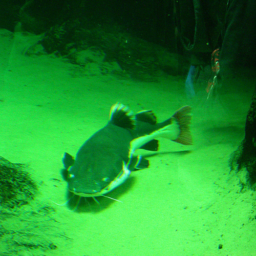
#> input picture Comprision/FUnIE-GAN/Code_FUnIE-GAN/Evaluation/New4_4_C1-U45/14.png, 256 x 256 px; its folder holds only this picture in this run
$ python measure_uiqm_20241023174254.py
#> lines starting #> are read from the running program, lines starting #| are printed output that depends on the picture; long printed decimals are rounded
### Comprision/FUnIE-GAN/Code_FUnIE-GAN/Evaluation/uqim_utils.py
"""
# > Modules for computing the Underwater Image Quality Measure (UIQM)
# Maintainer: Jahid (email: islam034@umn.edu)
"""
from scipy import ndimage
from PIL import Image
import numpy as np
import math

def mu_a(x, alpha_L=0.1, alpha_R=0.1):
    """
      Calculates the asymetric alpha-trimmed mean
    """
    # sort pixels by intensity - for clipping
    x = sorted(x)
    # get number of pixels
    K = len(x)
    # calculate T alpha L and T alpha R
    T_a_L = math.ceil(alpha_L*K)
    T_a_R = math.floor(alpha_R*K)
    # calculate mu_alpha weight
    weight = (1/(K-T_a_L-T_a_R))
    # loop through flattened image starting at T_a_L+1 and ending at K-T_a_R
    s   = int(T_a_L+1)
    e   = int(K-T_a_R)
    val = sum(x[s:e])
    val = weight*val
    return val

def s_a(x, mu):
    val = 0
    for pixel in x:
        val += math.pow((pixel-mu), 2)
    return val/len(x)

def _uicm(x):
    R = x[:,:,0].flatten()
    G = x[:,:,1].flatten()
    B = x[:,:,2].flatten()
    RG = R-G
    YB = ((R+G)/2)-B
    mu_a_RG = mu_a(RG)
    mu_a_YB = mu_a(YB)
    s_a_RG = s_a(RG, mu_a_RG)
    s_a_YB = s_a(YB, mu_a_YB)
    l = math.sqrt( (math.pow(mu_a_RG,2)+math.pow(mu_a_YB,2)) )
    r = math.sqrt(s_a_RG+s_a_YB)
    return (-0.0268*l)+(0.1586*r)

def sobel(x):
    dx = ndimage.sobel(x,0)
    dy = ndimage.sobel(x,1)
    mag = np.hypot(dx, dy)
    mag *= 255.0 / np.max(mag)
    return mag

def eme(x, window_size):
    """
      Enhancement measure estimation
      x.shape[0] = height
      x.shape[1] = width
    """
    # if 4 blocks, then 2x2...etc.
    k1 = x.shape[1]/window_size
    k2 = x.shape[0]/window_size
    # weight
    w = 2./(k1*k2)
    blocksize_x = window_size
    blocksize_y = window_size
    # make sure image is divisible by window_size - doesn't matter if we cut out some pixels
    x = x[:int(blocksize_y*k2), :int(blocksize_x*k1)]
    val = 0
    for l in range(int(k1)):
        for k in range(int(k2)):
            block = x[k*window_size:window_size*(k+1), l*window_size:window_size*(l+1)]
            max_ = np.max(block)
            min_ = np.min(block)
            # bound checks, can't do log(0)
            if min_ == 0.0: val += 0
            elif max_ == 0.0: val += 0
            else: val += math.log(max_/min_)
    return w*val

def _uism(x):
    """
      Underwater Image Sharpness Measure
    """
    # get image channels
    R = x[:,:,0]
    G = x[:,:,1]
    B = x[:,:,2]
    # first apply Sobel edge detector to each RGB component
    Rs = sobel(R)
    Gs = sobel(G)
    Bs = sobel(B)
    # multiply the edges detected for each channel by the channel itself
    R_edge_map = np.multiply(Rs, R)
    G_edge_map = np.multiply(Gs, G)
    B_edge_map = np.multiply(Bs, B)
    # get eme for each channel
    r_eme = eme(R_edge_map, 10)
    g_eme = eme(G_edge_map, 10)
    b_eme = eme(B_edge_map, 10)
    # coefficients
    lambda_r = 0.299
    lambda_g = 0.587
    lambda_b = 0.144
    return (lambda_r*r_eme) + (lambda_g*g_eme) + (lambda_b*b_eme)

def plip_g(x,mu=1026.0):
    return mu-x

# [9 lines left out: functions plip_theta, plip_cross, not called in this run]

def plip_diag(c, g, gamma):
    g = plip_g(g)
    return gamma - (gamma * math.pow((1 - (g/gamma) ), c) )

def plip_multiplication(g1, g2):
    return plip_phiInverse(plip_phi(g1) * plip_phi(g2))
    #return plip_phiInverse(plip_phi(plip_g(g1)) * plip_phi(plip_g(g2)))

# [9 lines left out: functions plip_phiInverse, plip_phi, not called in this run]

def _uiconm(x, window_size):
    """
      Underwater image contrast measure
      https://github.com/tkrahn108/UIQM/blob/master/src/uiconm.cpp
      https://ieeexplore.ieee.org/abstract/document/5609219
    """
    plip_lambda = 1026.0
    plip_gamma  = 1026.0
    plip_beta   = 1.0
    plip_mu     = 1026.0
    plip_k      = 1026.0
    # if 4 blocks, then 2x2...etc.
    k1 = x.shape[1]/window_size
    k2 = x.shape[0]/window_size
    # weight
    w = -1./(k1*k2)
    blocksize_x = window_size
    blocksize_y = window_size
    # make sure image is divisible by window_size - doesn't matter if we cut out some pixels
    x = x[:int(blocksize_y*k2), :int(blocksize_x*k1)]
    # entropy scale - higher helps with randomness
    alpha = 1
    val = 0
    for l in range(int(k1)):
        for k in range(int(k2)):
            block = x[k*window_size:window_size*(k+1), l*window_size:window_size*(l+1), :]
            max_ = np.max(block)
            min_ = np.min(block)
            top = max_-min_
            bot = max_+min_
            if math.isnan(top) or math.isnan(bot) or bot == 0.0 or top == 0.0: val += 0.0
            else: val += alpha*math.pow((top/bot),alpha) * math.log(top/bot)
            #try: val += plip_multiplication((top/bot),math.log(top/bot))
    return w*val

def getUIQM(x):
    """
      Function to return UIQM to be called from other programs
      x: image
    """
    x = x.astype(np.float32)
    ### UCIQE: https://ieeexplore.ieee.org/abstract/document/7300447
    #c1 = 0.4680; c2 = 0.2745; c3 = 0.2576
    ### UIQM https://ieeexplore.ieee.org/abstract/document/7305804
    c1 = 0.0282; c2 = 0.2953; c3 = 3.5753
    uicm   = _uicm(x)
    uism   = _uism(x)
    uiconm = _uiconm(x, 10)
    uiqm = (c1*uicm) + (c2*uism) + (c3*uiconm)
    return uiqm

### Comprision/FUnIE-GAN/Code_FUnIE-GAN/Evaluation/.history/measure_uiqm_20241023174254.py
"""
# > Script for measuring quantitative performances in terms of
#    - Structural Similarity Metric (SSIM)
#    - Peak Signal to Noise Ratio (PSNR)
# > Maintainer: https://github.com/xahidbuffon
"""
## python libs
import numpy as np
from PIL import Image, ImageOps
from glob import glob
from os.path import join
from ntpath import basename
## local libs
from uqim_utils import getUIQM


def measure_UIQMs(dir_name, im_res=(256, 256)):
    paths = sorted(glob(join(dir_name, "*.*")))
    uqims = []
    for img_path in paths:
        im = Image.open(img_path).resize(im_res)
        uiqm = getUIQM(np.array(im))
        uqims.append(uiqm)
    return np.array(uqims)

"""
Get datasets from
 - http://irvlab.cs.umn.edu/resources/euvp-dataset
 - http://irvlab.cs.umn.edu/resources/ufo-120-dataset
"""
#inp_dir = "/home/xahid/datasets/released/EUVP/test_samples/Inp/"
inp_dir = "./New4_4_C1-U45"
## UIQMs of the distorted input images
inp_uqims = measure_UIQMs(inp_dir)
#> in measure_UIQMs, im is the input picture: PIL image 256x256 RGB; mean R, G, B 34.5, 148.6, 47.8
#> in mu_a, `x = sorted(x)`: x = 65536 items
#> in mu_a, `K = len(x)`: K = 65536
#> in mu_a, `T_a_L = math.ceil(alpha_L*K)`: T_a_L = 6554
#> in mu_a, `T_a_R = math.floor(alpha_R*K)`: T_a_R = 6553
#> in mu_a, `weight = (1/(K-T_a_L-T_a_R))`: weight = 1.91e-05
#> in mu_a, `s   = int(T_a_L+1)`: s = 6555
#> in mu_a, `e   = int(K-T_a_R)`: e = 58983
#> in mu_a, `val = sum(x[s:e])`: val = -6165195
#> in mu_a, `val = weight*val`: val = -117.6
#> in _uicm, `mu_a_YB = mu_a(YB)`: mu_a_YB = 43.96
#> the loop in s_a, `for pixel in x:` made 65536 passes
#> (pixel, val) on passes 1 to 3: (-30, 7672.2), (-32, 14998.1), (-31, 22496.2)
#> after the loop in s_a, `for pixel in x:`: val = 184440617.2
#> in _uicm, `s_a_RG = s_a(RG, mu_a_RG)`: s_a_RG = 2814.3
#> the loop in s_a (call 2), `for pixel in x:` made 65536 passes
#> (pixel, val) on passes 1 to 3: (6, 1441.3), (10, 2594.8), (15.5, 3405)
#> in _uicm, `s_a_YB = s_a(YB, mu_a_YB)`: s_a_YB = 705.9
#> in _uicm, `l = math.sqrt( (math.pow(mu_a_RG,2)+math.pow(mu_a_YB,2)) )`: l = 125.5
#> in _uicm, `r = math.sqrt(s_a_RG+s_a_YB)`: r = 59.33
#> in getUIQM, `uicm   = _uicm(x)`: uicm = 6.05
#> in _uism, `R = x[:,:,0]`:
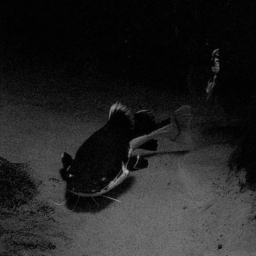
#> R: shape (256, 256) float32; min 0, max 182, mean 34.5
#> in _uism, `G = x[:,:,1]`:
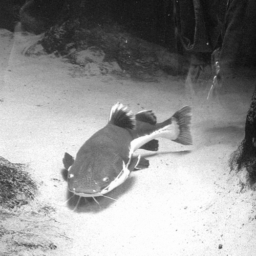
#> G: shape (256, 256) float32; min 12, max 255, mean 148.6
#> in _uism, `B = x[:,:,2]`:
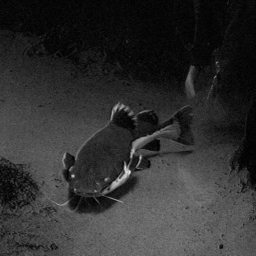
#> B: shape (256, 256) float32; min 0, max 228, mean 47.8
#> in sobel (call 3), `dx = ndimage.sobel(x,0)`:
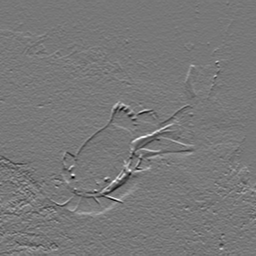
#> dx: shape (256, 256) float32; min -455, max 512, mean 2.5; drawn with min black and max white
#> in sobel (call 3), `dy = ndimage.sobel(x,1)`:
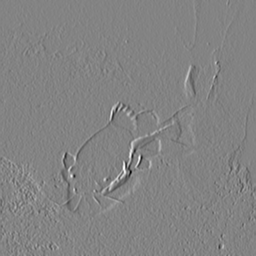
#> dy: shape (256, 256) float32; min -674, max 632, mean -0.7; drawn with min black and max white
#> in _uism, `G_edge_map = np.multiply(Gs, G)`:
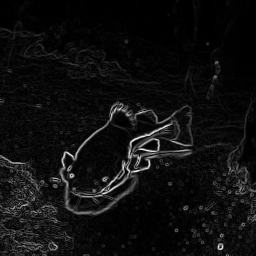
#> G_edge_map: shape (256, 256) float32; min 0, max 46926.7, mean 2820.5; drawn with min black and max white
#> in _uism, `B_edge_map = np.multiply(Bs, B)`:
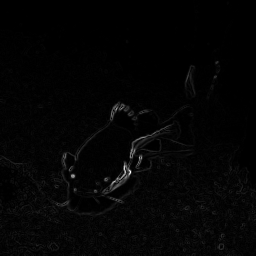
#> B_edge_map: shape (256, 256) float32; min 0, max 42840, mean 784.4; drawn with min black and max white
#> after the loop in eme, `for l in range(int(k1)):`: val = 1775.9
#> in _uism, `r_eme = eme(R_edge_map, 10)`: r_eme = 5.42
#> in _uism, `g_eme = eme(G_edge_map, 10)`: g_eme = 6.25
#> in _uism, `b_eme = eme(B_edge_map, 10)`: b_eme = 6.85
#> in getUIQM, `uism   = _uism(x)`: uism = 6.27
#> after the loop in _uiconm, `for l in range(int(k1)):`: val = -66.99
#> in getUIQM, `uiconm = _uiconm(x, 10)`: uiconm = 0.102
#> in getUIQM, `uiqm = (c1*uicm) + (c2*uism) + (c3*uiconm)`: uiqm = 2.39
#> inp_uqims = [2.39]
print ("Input UIQMs >> Mean: {0} std: {1}".format(np.mean(inp_uqims), np.std(inp_uqims)))
#| Input UIQMs >> Mean: 2.389 std: 0.0

## UIQMs of the enhanceded output images
#gen_dir = "eval_data/euvp_test/funie-gan/"
gen_dir = "./WaterNet-ReTrain-U45"
gen_uqims = measure_UIQMs(gen_dir)
print ("Enhanced UIQMs >> Mean: {0} std: {1}".format(np.mean(gen_uqims), np.std(gen_uqims)))

$ run again, on Comprision/FUnIE-GAN/Code_FUnIE-GAN/Evaluation/New4_4_C1-U45/42.png
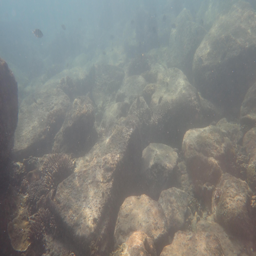
#> input picture Comprision/FUnIE-GAN/Code_FUnIE-GAN/Evaluation/New4_4_C1-U45/42.png, 256 x 256 px
#> in measure_UIQMs, im is the input picture: PIL image 256x256 RGB; mean R, G, B 128.6, 129.8, 126.4
#> in mu_a, `x = sorted(x)`: x = 65536 items
#> K = 65536
#> T_a_L = 6554
#> T_a_R = 6553
#> weight = 1.91e-05
#> s = 6555
#> e = 58983
#> in mu_a, `val = sum(x[s:e])`: val = -43227
#> in mu_a, `val = weight*val`: val = -0.824
#> mu_a_YB = 2.54
#> the loop in s_a, `for pixel in x:` made 65536 passes
#> (pixel, val) on passes 1 to 3: (-22, 448.4), (-25, 1032.9), (-28, 1771.4)
#> after the loop in s_a, `for pixel in x:`: val = 9155082.5
#> s_a_RG = 139.7
#> the loop in s_a (call 2), `for pixel in x:` made 65536 passes
#> (pixel, val) on passes 1 to 3: (-24, 704.3), (-24.5, 1435.5), (-25, 2193.9)
#> s_a_YB = 178.7
#> l = 2.67
#> r = 17.84
#> uicm = 2.76
#> in sobel (call 3), `dy = ndimage.sobel(x,1)`:
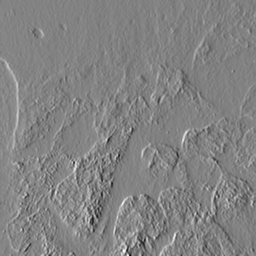
#> dy: shape (256, 256) float32; min -173, max 165, mean 0.3; drawn with min black and max white
#> in _uism, `B_edge_map = np.multiply(Bs, B)`:
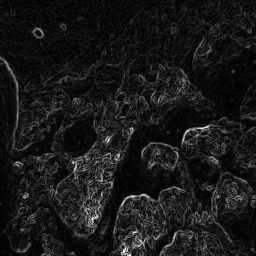
#> B_edge_map: shape (256, 256) float32; min 0, max 34170, mean 3341.4; drawn with min black and max white
#> after the loop in eme, `for l in range(int(k1)):`: val = 1730.1
#> r_eme = 5.28
#> g_eme = 4.99
#> b_eme = 4.38
#> uism = 5.14
#> after the loop in _uiconm, `for l in range(int(k1)):`: val = -173.5
#> uiconm = 0.265
#> in getUIQM, `uiqm = (c1*uicm) + (c2*uism) + (c3*uiconm)`: uiqm = 2.54
#> inp_uqims = [2.54]
#| Input UIQMs >> Mean: 2.541 std: 0.0

$ run again, on Comprision/FUnIE-GAN/Code_FUnIE-GAN/Evaluation/New4_4_C1-U45/43.png
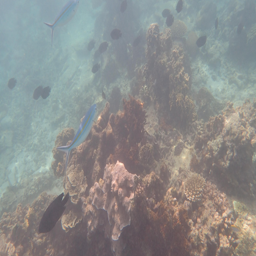
#> input picture Comprision/FUnIE-GAN/Code_FUnIE-GAN/Evaluation/New4_4_C1-U45/43.png, 256 x 256 px
#> in measure_UIQMs, im is the input picture: PIL image 256x256 RGB; mean R, G, B 139.8, 141.1, 140.1
#> in mu_a, `x = sorted(x)`: x = 65536 items
#> K = 65536
#> T_a_L = 6554
#> T_a_R = 6553
#> weight = 1.91e-05
#> s = 6555
#> e = 58983
#> in mu_a, `val = sum(x[s:e])`: val = -84203
#> in mu_a, `val = weight*val`: val = -1.61
#> mu_a_YB = -0.697
#> the loop in s_a, `for pixel in x:` made 65536 passes
#> (pixel, val) on passes 1 to 3: (-20, 338.3), (-20, 676.7), (-19, 979.2)
#> after the loop in s_a, `for pixel in x:`: val = 18761801.4
#> s_a_RG = 286.3
#> the loop in s_a (call 2), `for pixel in x:` made 65536 passes
#> (pixel, val) on passes 1 to 3: (-21, 412.2), (-21, 824.4), (-19.5, 1177.9)
#> s_a_YB = 202.3
#> l = 1.75
#> r = 22.1
#> uicm = 3.46
#> in sobel (call 3), `dy = ndimage.sobel(x,1)`:
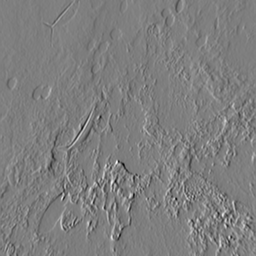
#> dy: shape (256, 256) float32; min -295, max 297, mean -0.7; drawn with min black and max white
#> in _uism, `G_edge_map = np.multiply(Gs, G)`:
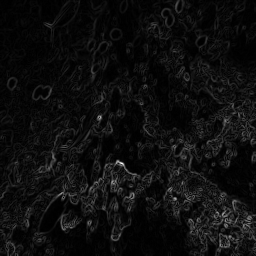
#> G_edge_map: shape (256, 256) float32; min 0, max 50413.6, mean 2847.8; drawn with min black and max white
#> after the loop in eme, `for l in range(int(k1)):`: val = 2018.8
#> r_eme = 6.16
#> g_eme = 5.84
#> b_eme = 5.04
#> uism = 6
#> after the loop in _uiconm, `for l in range(int(k1)):`: val = -187.2
#> uiconm = 0.286
#> in getUIQM, `uiqm = (c1*uicm) + (c2*uism) + (c3*uiconm)`: uiqm = 2.89
#> inp_uqims = [2.89]
#| Input UIQMs >> Mean: 2.890 std: 0.0

$ run again, on Comprision/FUnIE-GAN/Code_FUnIE-GAN/Evaluation/New4_4_C1-U45/6.png
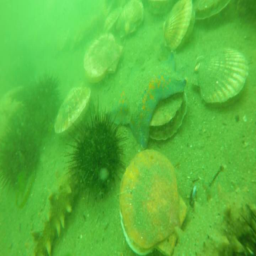
#> input picture Comprision/FUnIE-GAN/Code_FUnIE-GAN/Evaluation/New4_4_C1-U45/6.png, 256 x 256 px
#> in measure_UIQMs, im is the input picture: PIL image 256x256 RGB; mean R, G, B 89.4, 184.4, 60.5
#> in mu_a, `x = sorted(x)`: x = 65536 items
#> K = 65536
#> T_a_L = 6554
#> T_a_R = 6553
#> weight = 1.91e-05
#> s = 6555
#> e = 58983
#> in mu_a, `val = sum(x[s:e])`: val = -5022483
#> in mu_a, `val = weight*val`: val = -95.8
#> mu_a_YB = 75.82
#> the loop in s_a, `for pixel in x:` made 65536 passes
#> (pixel, val) on passes 1 to 3: (-118, 493), (-118, 986), (-118, 1479.1)
#> after the loop in s_a, `for pixel in x:`: val = 20615679.2
#> s_a_RG = 314.6
#> the loop in s_a (call 2), `for pixel in x:` made 65536 passes
#> (pixel, val) on passes 1 to 3: (68, 61.1), (68, 122.2), (68, 183.3)
#> s_a_YB = 158.6
#> l = 122.2
#> r = 21.75
#> uicm = 0.176
#> in _uism, `B_edge_map = np.multiply(Bs, B)`:
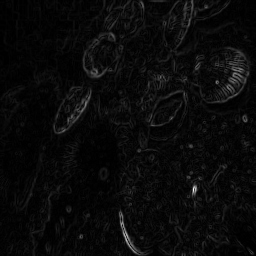
#> B_edge_map: shape (256, 256) float32; min 0, max 27795, mean 1130.3; drawn with min black and max white
#> after the loop in eme, `for l in range(int(k1)):`: val = 1804.9
#> r_eme = 5.51
#> g_eme = 5.38
#> b_eme = 5.49
#> uism = 5.6
#> after the loop in _uiconm, `for l in range(int(k1)):`: val = -170.2
#> uiconm = 0.26
#> in getUIQM, `uiqm = (c1*uicm) + (c2*uism) + (c3*uiconm)`: uiqm = 2.59
#> inp_uqims = [2.59]
#| Input UIQMs >> Mean: 2.586 std: 0.0
